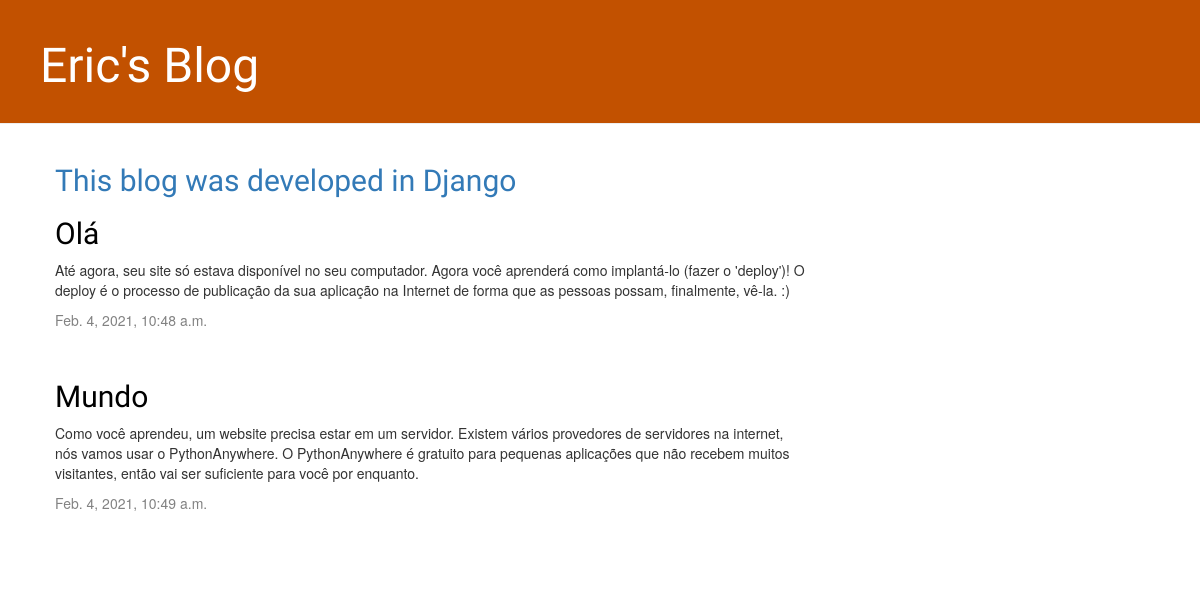
Before: / with the older database file.
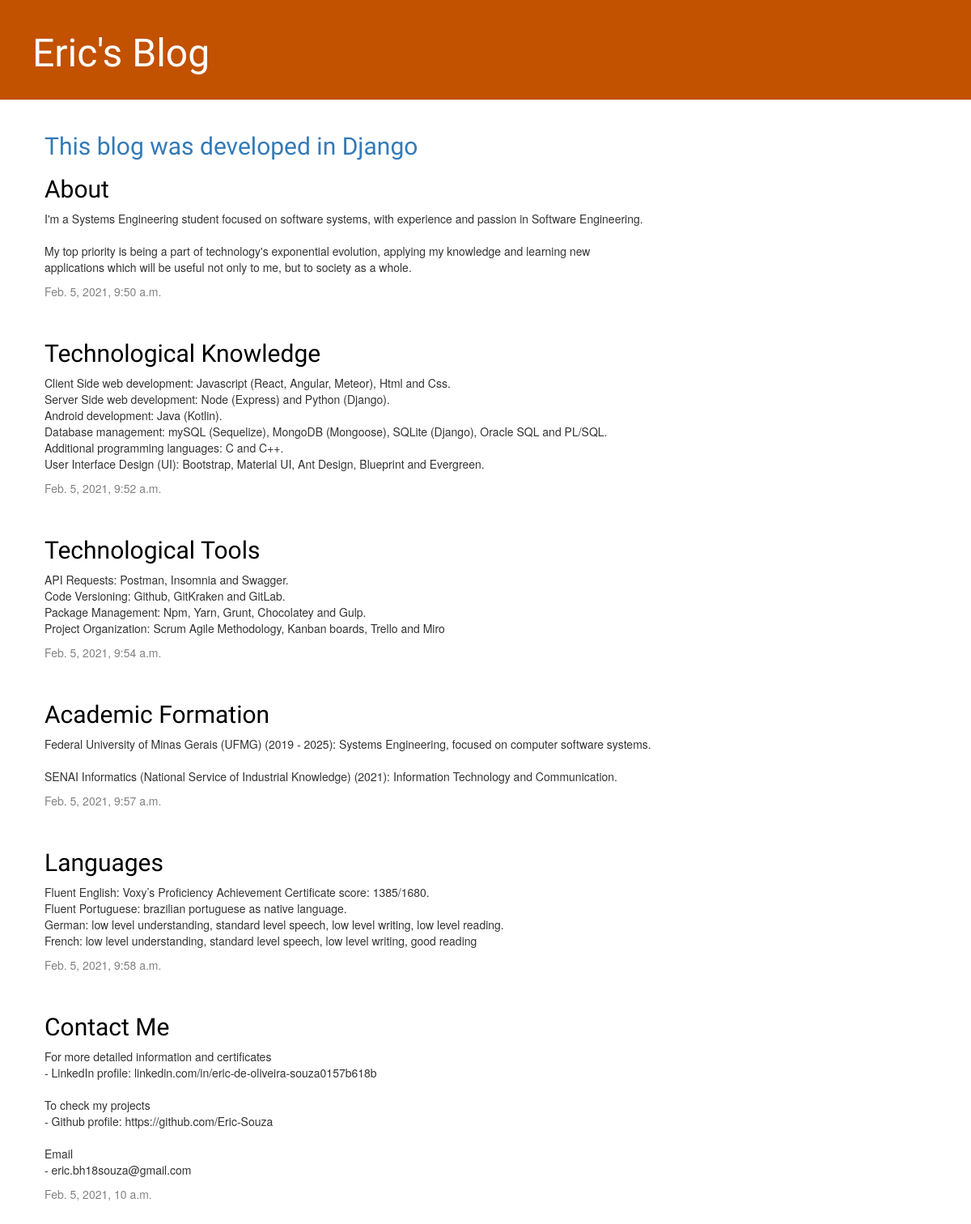
After: the same page with the newer database file.
### blog/models.py (models this page shows, shortened)
class Post(models.Model):
    author = models.ForeignKey(settings.AUTH_USER_MODEL, on_delete=models.CASCADE)
    title = models.CharField(max_length=200)
    text = models.TextField()
    created_date = models.DateTimeField(default=timezone.now)
    published_date = models.DateTimeField(blank=True, null=True)

### blog/views.py (the view)
# urls.py: path('', views.post_list, name='post_list'),
def post_list(request):
    posts = Post.objects.filter(published_date__lte=timezone.now()).order_by('published_date')
    return render(request, 'blog/post_list.html', {'posts': posts})

### blog/templates/blog/post_list.html
{% extends 'blog/base.html' %}
{% block content %}
    <h2><a href="https://www.djangoproject.com"> This blog was developed in Django </a></h2>
    {% for post in posts %}
        <div class="post">
            <h2><a href=""> {{ post.title }} </a></h2>
            <p> {{ post.text|linebreaksbr }} </p>
            <div class="date">
                {{ post.published_date }}
            </div>
        </div>
    {% endfor %}
{% endblock %}

### blog/templates/blog/base.html (shortened to what this page needs)
{% load static %}
<html>
    <head>
        <link rel="stylesheet" href="//maxcdn.bootstrapcdn.com/bootstrap/3.2.0/css/bootstrap.min.css">
        <link rel="stylesheet" href="//maxcdn.bootstrapcdn.com/bootstrap/3.2.0/css/bootstrap-theme.min.css">
        <link rel="stylesheet" href="{% static 'css/blog.css' %}">
    </head>
    <body>
        <div class="page-header">
            <h1><a href="/"> Eric's Blog </a></h1>
        </div>
        <div class="content container">
            <div class="row">
                <div class="col-md-8">
                    {% block content %}
                    {% endblock %}
                </div>
            </div>
        </div>
    </body>
</html>

### blog/static/css/blog.css (style rules this page uses)
.page-header { background-color: #C25100; margin-top: 0; padding: 20px 20px 20px 40px; }
.page-header h1, .page-header h1 a, .page-header h1 a:visited, .page-header h1 a:active { color: #ffffff; font-size: 36pt; text-decoration: none; }
.content { margin-left: 40px; }
h1, h2, h3, h4 { font-family: 'Lobster', cursive; }
.date { color: #828282; }
.post { margin-bottom: 50px; }
.post h2 a, .post h2 a:visited { color: #000000; }

Changed rows visible on the page:
removed Post: title "Olá", text "Até agora, seu site só estava disponível no seu computador. Agora você aprenderá como implantá-lo (fazer o 'deploy')! O deploy é o processo de publicação da sua aplicação na Internet de forma que as pessoas possam, finalmente, vê-la. :)", published_date "Feb. 4, 2021, 10:48 a.m."
removed Post: title "Mundo", text "Como você aprendeu, um website precisa estar em um servidor. Existem vários provedores de servidores na internet, nós vamos usar o PythonAnywhere. O PythonAnywhere é gratuito para pequenas aplicações que não recebem muitos visitantes, então vai ser suficiente para você por enquanto.", published_date "Feb. 4, 2021, 10:49 a.m."
added Post: title "About", text "I'm a Systems Engineering student focused on software systems, with experience and passion in Software Engineering. My top priority is being a part of technology's exponential evolution, applying my knowledge and learning new applications which will be useful not only to me, but to society as a whole.", published_date "Feb. 5, 2021, 9:50 a.m."
added Post: title "Technological Knowledge", text "Client Side web development: Javascript (React, Angular, Meteor), Html and Css. Server Side web development: Node (Express) and Python (Django). Android development: Java (Kotlin). Database management: mySQL (Sequelize), MongoDB (Mongoose), SQLite (Django), Oracle SQL and PL/SQL. Additional programming languages: C and C++. User Interface Design (UI): Bootstrap, Material UI, Ant Design, Blueprint and Evergreen.", published_date "Feb. 5, 2021, 9:52 a.m."
added Post: title "Technological Tools", text "API Requests: Postman, Insomnia and Swagger. Code Versioning: Github, GitKraken and GitLab. Package Management: Npm, Yarn, Grunt, Chocolatey and Gulp. Project Organization: Scrum Agile Methodology, Kanban boards, Trello and Miro", published_date "Feb. 5, 2021, 9:54 a.m."
added Post: title "Academic Formation", text "Federal University of Minas Gerais (UFMG) (2019 - 2025): Systems Engineering, focused on computer software systems. SENAI Informatics (National Service of Industrial Knowledge) (2021): Information Technology and Communication.", published_date "Feb. 5, 2021, 9:57 a.m."
added Post: title "Languages", text "Fluent English: Voxy’s Proficiency Achievement Certificate score: 1385/1680. Fluent Portuguese: brazilian portuguese as native language. German: low level understanding, standard level speech, low level writing, low level reading. French: low level understanding, standard level speech, low level writing, good reading", published_date "Feb. 5, 2021, 9:58 a.m."
added Post: title "Contact Me", text "For more detailed information and certificates - LinkedIn profile: linkedin.com/in/eric-de-oliveira-souza0157b618b To check my projects - Github profile: https://github.com/Eric-Souza Email - eric.bh18souza@gmail.com", published_date "Feb. 5, 2021, 10 a.m."
